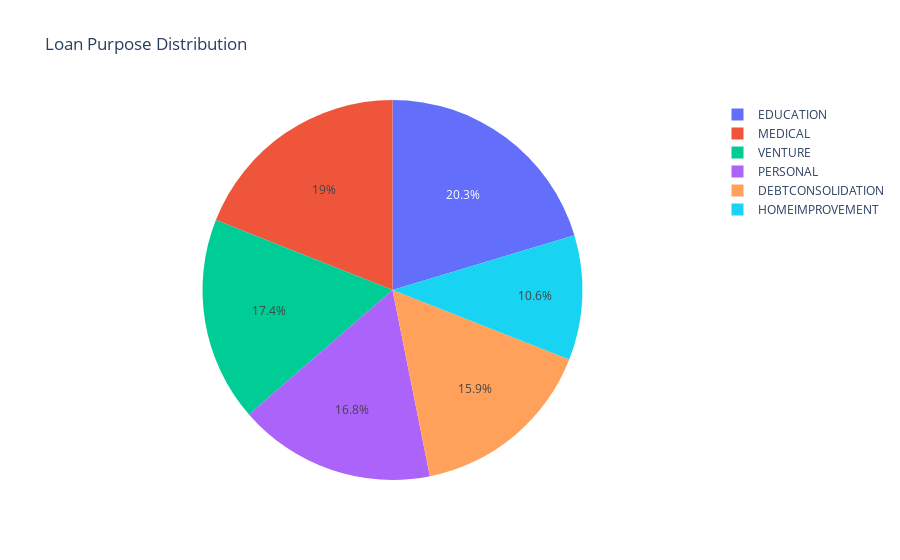

Write notebook code for a chart like this one.
### Code cell
loan_purpose = loan["loan_intent"].value_counts().reset_index()
loan_purpose.columns = ["loan_intent", "count"]

fig = px.pie(loan_purpose,names="loan_intent",values="count",title="Loan Purpose Distribution")
fig.show()

### Figure 1 — Plotly figure (JSON) as saved in the notebook; plotly's stock layout.template omitted (floating-point values rounded to 4 significant figures)
{"data": [{"domain": {"x": [0, 1], "y": [0, 1]}, "hovertemplate": "loan_intent=%{label}<br>count=%{value}<extra></extra>", "labels": ["EDUCATION", "MEDICAL", "VENTURE", "PERSONAL", "DEBTCONSOLIDATION", "HOMEIMPROVEMENT"], "legendgroup": "", "name": "", "showlegend": true, "type": "pie", "values": [9153, 8548, 7819, 7552, 7145, 4783]}], "layout": {"legend": {"tracegroupgap": 0}, "title": {"text": "Loan Purpose Distribution"}}}
